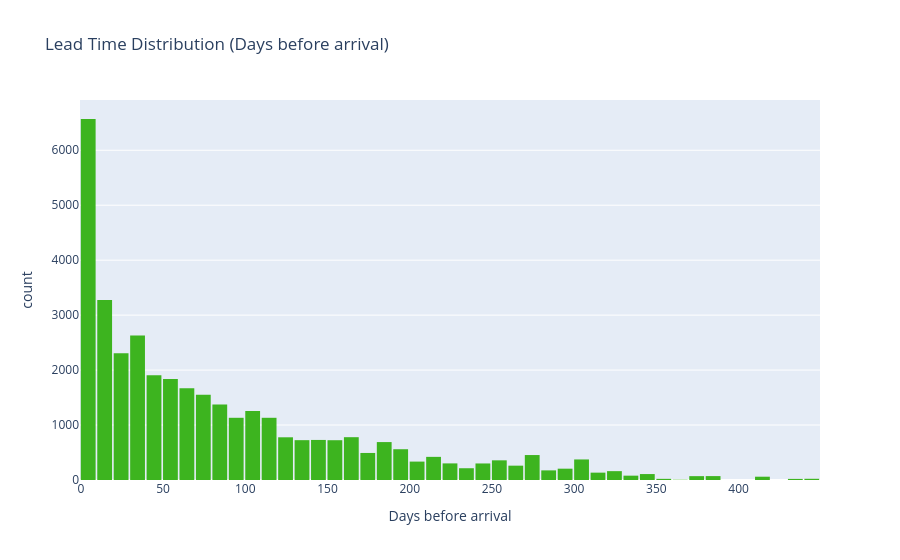

Notebook code cell kept with this figure:
### Markdown cell above
# Task- 7. Histogram → How long in advance is booking made?

### Code cell
fig = px.histogram(df,x='lead_time',nbins=50,title='Lead Time Distribution (Days before arrival)',
labels={'lead_time':'Days before arrival'},color_discrete_sequence=["#3db41f"])
fig.update_layout(bargap=0.1)
fig.show()

### Figure 1 — Plotly figure (JSON) as saved in the notebook; plotly's stock layout.template omitted (floating-point values rounded to 4 significant figures; data arrays with more than 128 entries replaced by an {"elided": "..."} marker saying what was removed)
{"data": [{"bingroup": "x", "hovertemplate": "Days before arrival=%{x}<br>count=%{y}<extra></extra>", "legendgroup": "", "marker": {"color": "#3db41f", "pattern": {"shape": ""}}, "name": "", "nbinsx": 50, "orientation": "v", "showlegend": false, "type": "histogram", "x": {"elided": "36275 int values"}, "xaxis": "x", "yaxis": "y"}], "layout": {"bargap": 0.1, "barmode": "relative", "legend": {"tracegroupgap": 0}, "title": {"text": "Lead Time Distribution (Days before arrival)"}, "xaxis": {"anchor": "y", "domain": [0, 1], "title": {"text": "Days before arrival"}}, "yaxis": {"anchor": "x", "domain": [0, 1], "title": {"text": "count"}}}}
